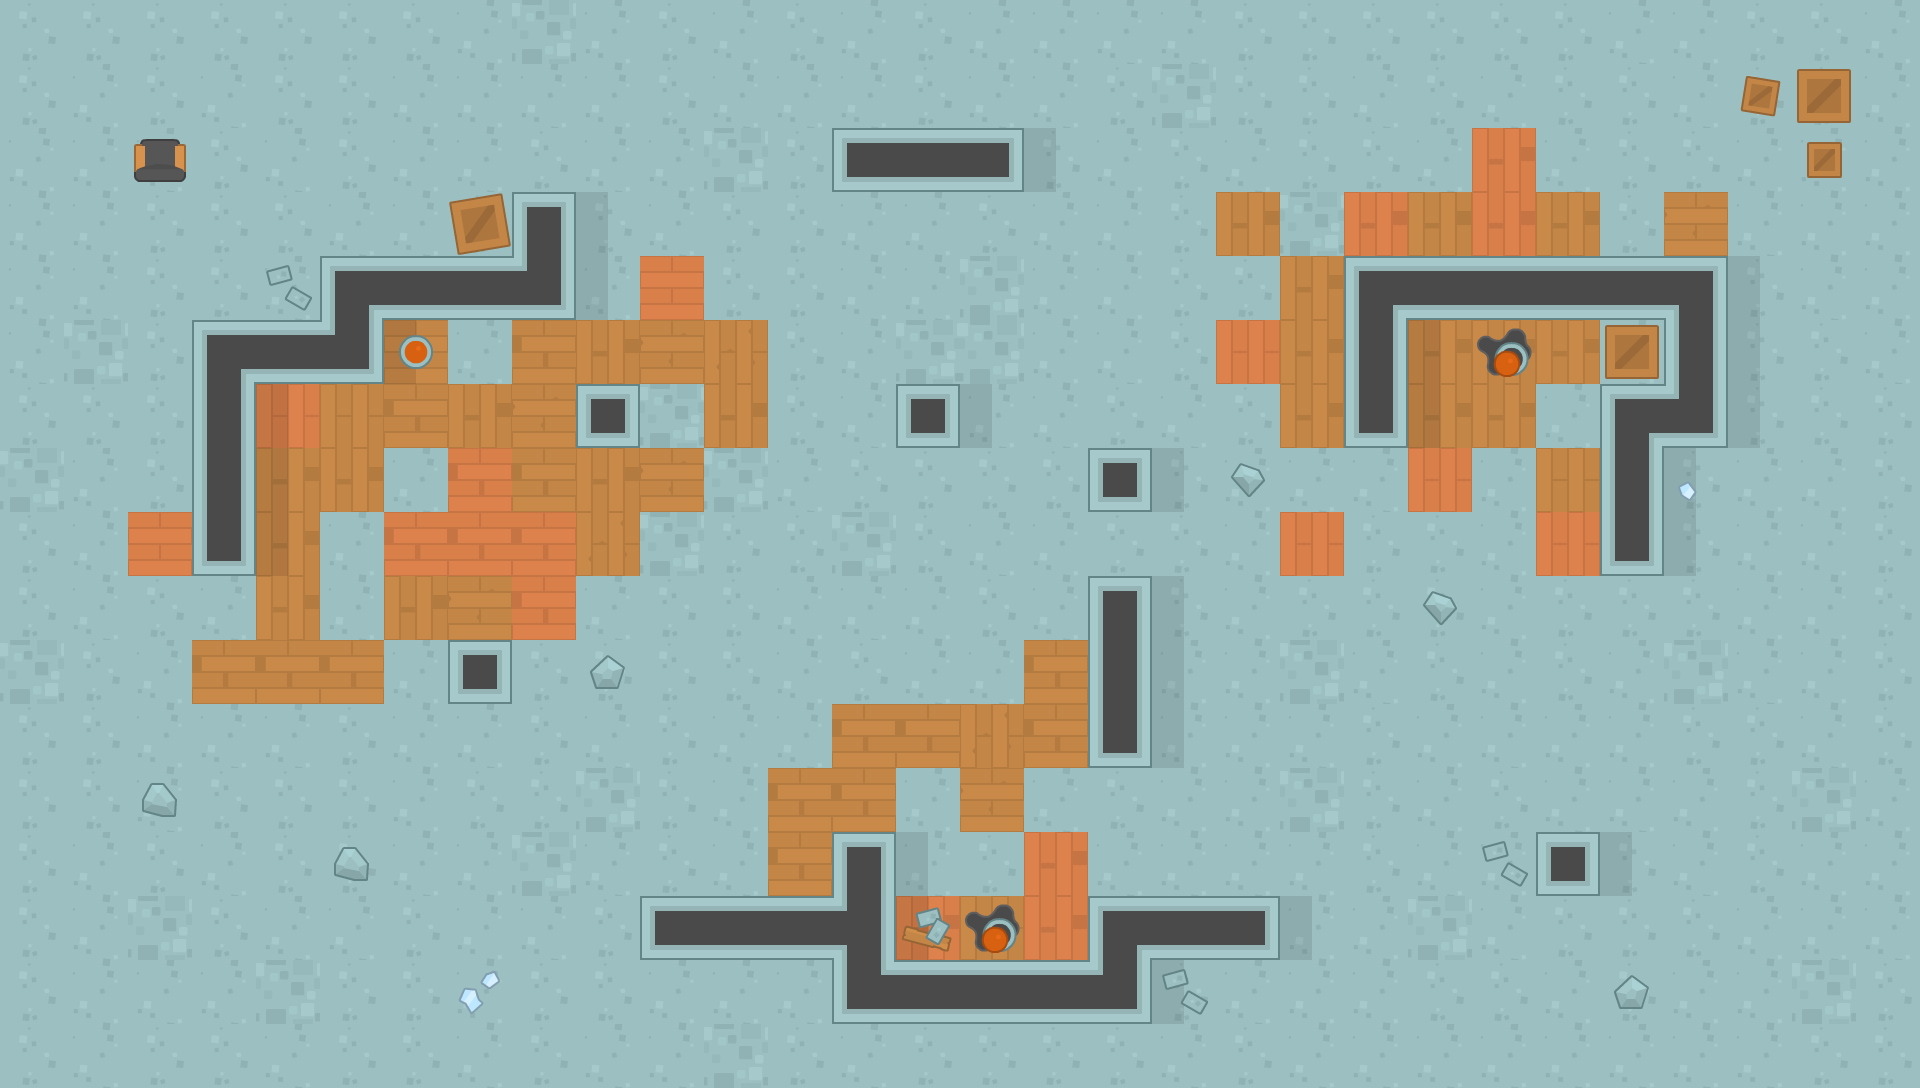

A 2D game scene composited from a Tiled map and its tileset images. What follows is a short description and the map's XML, with every tile layer's data as written:
An orthogonal 30x17 tile map with 64x64 px tiles, 3 tile layers (Bottom Layer, Shadows, Top Layer).

<map version="1.2" tiledversion="1.2.1" orientation="orthogonal" renderorder="right-down" width="30" height="17" tilewidth="64" tileheight="64" infinite="0" nextlayerid="4" nextobjectid="1">
 <tileset firstgid="1" source="set.tsx" />
 <layer id="1" name="Bottom Layer" width="30" height="17">
  <data encoding="csv">
7,7,7,7,7,7,7,8,9,8,7,8,7,8,7,8,8,8,8,7,7,7,7,7,7,8,8,7,7,8,
7,8,7,8,7,7,8,8,8,8,7,8,8,8,7,8,8,7,9,7,7,8,7,8,7,7,8,7,7,8,
8,8,8,7,8,7,8,8,7,8,8,9,7,313,282,285,7,8,7,8,7,7,8,72,8,7,7,8,8,8,
8,8,7,7,7,8,8,7,312,7,8,7,7,8,8,7,8,8,7,45,9,72,45,72,45,7,46,8,8,8,
8,8,7,7,8,280,282,282,308,8,69,7,7,8,8,9,8,8,7,7,45,280,282,282,282,282,281,7,8,8,
8,9,7,280,282,308,42,8,44,45,46,47,7,8,9,9,8,8,7,70,45,309,45,45,45,8,309,7,7,8,
7,7,7,309,70,43,44,45,46,367,9,45,7,8,367,8,8,7,8,7,45,286,45,45,8,280,308,7,7,7,
9,8,7,309,45,45,8,71,44,45,46,9,8,7,7,7,7,367,7,8,8,8,70,8,43,309,7,8,8,7,
7,8,69,286,45,8,71,71,71,47,9,7,7,9,7,8,8,7,7,8,70,7,7,8,70,286,7,8,8,7,
7,8,7,8,45,8,45,46,71,8,7,7,8,8,8,7,8,312,7,8,7,7,7,8,7,7,7,8,8,7,
9,7,8,44,44,44,8,367,7,7,7,7,8,7,8,8,44,309,8,8,9,8,7,8,7,8,9,8,8,7,
7,7,8,8,8,7,8,8,7,8,7,8,8,44,44,47,44,286,8,8,8,7,8,8,8,8,7,7,8,7,
7,7,8,7,7,7,8,7,7,9,7,8,44,44,8,46,8,7,8,8,9,7,8,7,8,8,8,7,9,8,
7,8,7,8,7,7,8,8,9,8,7,8,44,312,8,7,72,8,8,8,8,7,8,8,367,7,8,7,8,8,
7,8,9,7,8,8,7,8,8,7,313,282,282,311,72,43,72,280,282,285,8,8,9,8,7,7,7,8,8,8,
7,8,8,8,9,7,7,8,7,7,8,8,8,307,282,282,282,308,7,8,8,8,7,7,8,7,8,8,9,7,
7,8,7,7,8,7,7,8,7,8,8,9,7,8,7,7,7,7,8,7,8,8,8,8,8,8,8,8,7,7
</data>
 </layer>
 <layer id="2" name="Shadows" width="30" height="17">
  <data encoding="csv">
0,0,0,0,0,0,0,0,0,0,0,0,0,0,0,0,0,0,0,0,0,0,0,0,0,0,0,0,0,0,
0,0,0,0,0,0,0,0,0,0,0,0,0,0,0,0,0,0,0,0,0,0,0,0,0,0,0,0,0,0,
0,0,0,0,0,0,0,0,0,0,0,0,0,0,0,0,127,0,0,0,0,0,0,0,0,0,0,0,0,0,
0,0,0,0,0,0,0,0,0,127,0,0,0,0,0,0,0,0,0,0,0,0,0,0,0,0,0,0,0,0,
0,0,0,0,0,0,0,0,0,127,0,0,0,0,0,0,0,0,0,0,0,0,0,0,0,0,0,127,0,0,
0,0,0,0,0,0,127,0,0,0,0,0,0,0,0,0,0,0,0,0,0,0,127,0,0,0,0,127,0,0,
0,0,0,0,127,0,0,0,0,0,0,0,0,0,0,127,0,0,0,0,0,0,127,0,0,0,0,127,0,0,
0,0,0,0,127,0,0,0,0,0,0,0,0,0,0,0,0,0,127,0,0,0,0,0,0,0,127,0,0,0,
0,0,0,0,127,0,0,0,0,0,0,0,0,0,0,0,0,0,0,0,0,0,0,0,0,0,127,0,0,0,
0,0,0,0,0,0,0,0,0,0,0,0,0,0,0,0,0,0,127,0,0,0,0,0,0,0,0,0,0,0,
0,0,0,0,0,0,0,0,0,0,0,0,0,0,0,0,0,0,127,0,0,0,0,0,0,0,0,0,0,0,
0,0,0,0,0,0,0,0,0,0,0,0,0,0,0,0,0,0,127,0,0,0,0,0,0,0,0,0,0,0,
0,0,0,0,0,0,0,0,0,0,0,0,0,0,0,0,0,0,0,0,0,0,0,0,0,0,0,0,0,0,
0,0,0,0,0,0,0,0,0,0,0,0,0,0,127,0,0,0,0,0,0,0,0,0,0,127,0,0,0,0,
0,0,0,0,0,0,0,0,0,0,0,0,0,0,127,0,0,0,0,0,127,0,0,0,0,0,0,0,0,0,
0,0,0,0,0,0,0,0,0,0,0,0,0,0,0,0,0,0,127,0,0,0,0,0,0,0,0,0,0,0,
0,0,0,0,0,0,0,0,0,0,0,0,0,0,0,0,0,0,0,0,0,0,0,0,0,0,0,0,0,0
</data>
 </layer>
 <layer id="3" name="Top Layer" width="30" height="17">
  <data encoding="csv">
0,0,0,0,0,0,0,0,0,0,0,0,0,0,0,0,0,0,0,0,0,0,0,0,0,0,0,0,0,0,
0,0,0,0,0,0,0,0,0,0,0,0,0,0,0,0,0,0,0,0,0,0,0,0,0,0,0,157,129,0,
0,0,505,0,0,0,0,0,0,0,0,0,0,0,0,0,0,0,0,0,0,0,0,0,0,0,0,0,130,0,
0,0,0,0,0,0,0,156,0,0,0,0,0,0,0,0,0,0,0,0,0,0,0,0,0,0,0,0,0,0,
0,0,0,0,262,0,0,0,0,0,0,0,0,0,0,0,0,0,0,0,0,0,0,0,0,0,0,0,0,0,
0,0,0,0,0,0,318,0,0,0,0,0,0,0,0,0,0,0,0,0,0,0,0,319,0,129,0,0,0,0,
0,0,0,0,0,0,0,0,0,0,0,0,0,0,0,0,0,0,0,0,0,0,0,0,0,0,0,0,0,0,
0,0,0,0,0,0,0,0,0,0,0,0,0,0,0,0,0,0,0,238,0,0,0,0,0,0,291,0,0,0,
0,0,0,0,0,0,0,0,0,0,0,0,0,0,0,0,0,0,0,0,0,0,0,0,0,0,0,0,0,0,
0,0,0,0,0,0,0,0,0,0,0,0,0,0,0,0,0,0,0,0,0,0,238,0,0,0,0,0,0,0,
0,0,0,0,0,0,0,0,0,239,0,0,0,0,0,0,0,0,0,0,0,0,0,0,0,0,0,0,0,0,
0,0,0,0,0,0,0,0,0,0,0,0,0,0,0,0,0,0,0,0,0,0,0,0,0,0,0,0,0,0,
0,0,237,0,0,0,0,0,0,0,0,0,0,0,0,0,0,0,0,0,0,0,0,0,0,0,0,0,0,0,
0,0,0,0,0,237,0,0,0,0,0,0,0,0,0,0,0,0,0,0,0,0,0,262,0,0,0,0,0,0,
0,0,0,0,0,0,0,0,0,0,0,0,0,0,292,319,0,0,0,0,0,0,0,0,0,0,0,0,0,0,
0,0,0,0,0,0,0,264,0,0,0,0,0,0,0,0,0,0,262,0,0,0,0,0,0,239,0,0,0,0,
0,0,0,0,0,0,0,0,0,0,0,0,0,0,0,0,0,0,0,0,0,0,0,0,0,0,0,0,0,0
</data>
 </layer>
</map>
